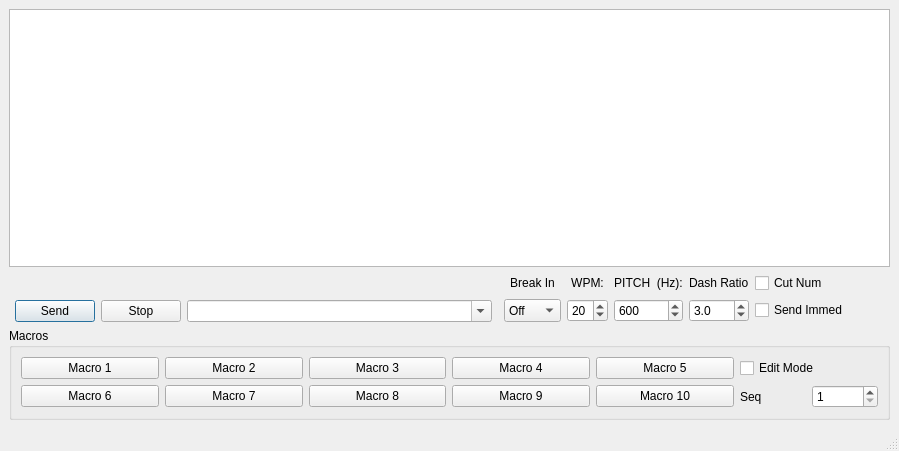
<?xml version="1.0" encoding="UTF-8"?>
<ui version="4.0">
 <class>cwSender</class>
 <widget class="QMainWindow" name="cwSender">
  <property name="geometry">
   <rect>
    <x>0</x>
    <y>0</y>
    <width>835</width>
    <height>451</height>
   </rect>
  </property>
  <property name="windowTitle">
   <string>MainWindow</string>
  </property>
  <property name="toolTip">
   <string>Send the text in the edit box</string>
  </property>
  <widget class="QWidget" name="centralwidget">
   <layout class="QGridLayout" name="gridLayout">
    <item row="4" column="0" colspan="12">
     <widget class="QGroupBox" name="groupBox">
      <property name="title">
       <string>Macros</string>
      </property>
      <layout class="QGridLayout" name="gridLayout_2">
       <item row="0" column="4">
        <widget class="QPushButton" name="macro5btn">
         <property name="toolTip">
          <string>Macro Access Button</string>
         </property>
         <property name="text">
          <string>Macro 5</string>
         </property>
        </widget>
       </item>
       <item row="0" column="1">
        <widget class="QPushButton" name="macro2btn">
         <property name="toolTip">
          <string>Macro Access Button</string>
         </property>
         <property name="text">
          <string>Macro 2</string>
         </property>
        </widget>
       </item>
       <item row="0" column="3">
        <widget class="QPushButton" name="macro4btn">
         <property name="toolTip">
          <string>Macro Access Button</string>
         </property>
         <property name="text">
          <string>Macro 4</string>
         </property>
        </widget>
       </item>
       <item row="0" column="5">
        <widget class="QCheckBox" name="macroEditChk">
         <property name="toolTip">
          <string>Check this box to enter edit mode, where you can then press the macro buttons to edit the macros.</string>
         </property>
         <property name="text">
          <string>Edit Mode</string>
         </property>
        </widget>
       </item>
       <item row="1" column="1">
        <widget class="QPushButton" name="macro7btn">
         <property name="toolTip">
          <string>Macro Access Button</string>
         </property>
         <property name="text">
          <string>Macro 7</string>
         </property>
        </widget>
       </item>
       <item row="0" column="2">
        <widget class="QPushButton" name="macro3btn">
         <property name="toolTip">
          <string>Macro Access Button</string>
         </property>
         <property name="text">
          <string>Macro 3</string>
         </property>
        </widget>
       </item>
       <item row="1" column="0">
        <widget class="QPushButton" name="macro6btn">
         <property name="toolTip">
          <string>Macro Access Button</string>
         </property>
         <property name="text">
          <string>Macro 6</string>
         </property>
        </widget>
       </item>
       <item row="1" column="4">
        <widget class="QPushButton" name="macro10btn">
         <property name="toolTip">
          <string>Macro Access Button</string>
         </property>
         <property name="text">
          <string>Macro 10</string>
         </property>
        </widget>
       </item>
       <item row="1" column="3">
        <widget class="QPushButton" name="macro9btn">
         <property name="toolTip">
          <string>Macro Access Button</string>
         </property>
         <property name="text">
          <string>Macro 9</string>
         </property>
        </widget>
       </item>
       <item row="1" column="2">
        <widget class="QPushButton" name="macro8btn">
         <property name="toolTip">
          <string>Macro Access Button</string>
         </property>
         <property name="text">
          <string>Macro 8</string>
         </property>
        </widget>
       </item>
       <item row="0" column="0">
        <widget class="QPushButton" name="macro1btn">
         <property name="toolTip">
          <string>Macro Access Button</string>
         </property>
         <property name="text">
          <string>Macro 1</string>
         </property>
        </widget>
       </item>
       <item row="1" column="5">
        <layout class="QHBoxLayout" name="horizontalLayout">
         <item>
          <widget class="QLabel" name="label_3">
           <property name="text">
            <string>Seq</string>
           </property>
          </widget>
         </item>
         <item>
          <widget class="QSpinBox" name="sequenceSpin">
           <property name="toolTip">
            <string>&lt;html&gt;&lt;head/&gt;&lt;body&gt;&lt;p&gt;Sequence number, for contests. &lt;/p&gt;&lt;p&gt;Substitute &amp;quot;%1&amp;quot; in your macro text to use it. &lt;/p&gt;&lt;/body&gt;&lt;/html&gt;</string>
           </property>
           <property name="minimum">
            <number>1</number>
           </property>
           <property name="maximum">
            <number>99999</number>
           </property>
          </widget>
         </item>
        </layout>
       </item>
      </layout>
     </widget>
    </item>
    <item row="0" column="0" colspan="12">
     <widget class="QPlainTextEdit" name="transcriptText">
      <property name="focusPolicy">
       <enum>Qt::NoFocus</enum>
      </property>
      <property name="toolTip">
       <string>CW Transmission Transcript</string>
      </property>
      <property name="undoRedoEnabled">
       <bool>false</bool>
      </property>
      <property name="readOnly">
       <bool>true</bool>
      </property>
     </widget>
    </item>
    <item row="1" column="1">
     <layout class="QVBoxLayout" name="verticalLayout">
      <property name="leftMargin">
       <number>0</number>
      </property>
      <property name="topMargin">
       <number>0</number>
      </property>
      <property name="rightMargin">
       <number>0</number>
      </property>
      <property name="bottomMargin">
       <number>0</number>
      </property>
      <item>
       <widget class="QLabel" name="spacerLabel">
        <property name="text">
         <string/>
        </property>
       </widget>
      </item>
      <item>
       <layout class="QHBoxLayout" name="horizontalLayout_2">
        <property name="leftMargin">
         <number>0</number>
        </property>
        <property name="topMargin">
         <number>0</number>
        </property>
        <property name="rightMargin">
         <number>0</number>
        </property>
        <property name="bottomMargin">
         <number>0</number>
        </property>
        <item>
         <widget class="QPushButton" name="sendBtn">
          <property name="text">
           <string>Send</string>
          </property>
          <property name="shortcut">
           <string>Return</string>
          </property>
          <property name="default">
           <bool>true</bool>
          </property>
         </widget>
        </item>
        <item>
         <widget class="QPushButton" name="stopBtn">
          <property name="toolTip">
           <string>Stop sending CW</string>
          </property>
          <property name="text">
           <string>Stop</string>
          </property>
         </widget>
        </item>
        <item>
         <widget class="QComboBox" name="textToSendEdit">
          <property name="sizePolicy">
           <sizepolicy hsizetype="Expanding" vsizetype="Fixed">
            <horstretch>0</horstretch>
            <verstretch>0</verstretch>
           </sizepolicy>
          </property>
          <property name="toolTip">
           <string>Type here to send text as CW</string>
          </property>
          <property name="inputMethodHints">
           <set>Qt::ImhUppercaseOnly</set>
          </property>
          <property name="editable">
           <bool>true</bool>
          </property>
          <property name="currentText">
           <string notr="true"/>
          </property>
          <property name="insertPolicy">
           <enum>QComboBox::InsertAtTop</enum>
          </property>
         </widget>
        </item>
       </layout>
      </item>
     </layout>
    </item>
    <item row="1" column="3" colspan="2">
     <layout class="QGridLayout" name="gridLayout_3">
      <property name="sizeConstraint">
       <enum>QLayout::SetMinimumSize</enum>
      </property>
      <item row="3" column="0">
       <widget class="QComboBox" name="breakinCombo">
        <property name="sizePolicy">
         <sizepolicy hsizetype="MinimumExpanding" vsizetype="Minimum">
          <horstretch>0</horstretch>
          <verstretch>0</verstretch>
         </sizepolicy>
        </property>
        <property name="toolTip">
         <string>&lt;html&gt;&lt;head/&gt;&lt;body&gt;&lt;p&gt;Set the desired break-in mode:&lt;/p&gt;&lt;p&gt;1. None: You must manually key and unkey the radio.&lt;/p&gt;&lt;p&gt;2. Semi: Transmit is automatic and switches to receive at the end of the text.&lt;/p&gt;&lt;p&gt;3. Full: Same as semi, but with breaks between characters when possible.&lt;/p&gt;&lt;/body&gt;&lt;/html&gt;</string>
        </property>
        <item>
         <property name="text">
          <string>Off</string>
         </property>
        </item>
        <item>
         <property name="text">
          <string>Semi</string>
         </property>
        </item>
        <item>
         <property name="text">
          <string>Full</string>
         </property>
        </item>
       </widget>
      </item>
      <item row="1" column="2">
       <widget class="QLabel" name="label_4">
        <property name="text">
         <string>PITCH  (Hz):</string>
        </property>
        <property name="alignment">
         <set>Qt::AlignCenter</set>
        </property>
       </widget>
      </item>
      <item row="1" column="1">
       <widget class="QLabel" name="label">
        <property name="text">
         <string>WPM:</string>
        </property>
        <property name="alignment">
         <set>Qt::AlignCenter</set>
        </property>
       </widget>
      </item>
      <item row="3" column="2">
       <widget class="QSpinBox" name="pitchSpin">
        <property name="sizePolicy">
         <sizepolicy hsizetype="MinimumExpanding" vsizetype="Minimum">
          <horstretch>0</horstretch>
          <verstretch>0</verstretch>
         </sizepolicy>
        </property>
        <property name="minimum">
         <number>300</number>
        </property>
        <property name="maximum">
         <number>900</number>
        </property>
        <property name="singleStep">
         <number>5</number>
        </property>
        <property name="value">
         <number>600</number>
        </property>
       </widget>
      </item>
      <item row="1" column="0">
       <widget class="QLabel" name="label_2">
        <property name="text">
         <string>Break In</string>
        </property>
        <property name="alignment">
         <set>Qt::AlignCenter</set>
        </property>
       </widget>
      </item>
      <item row="3" column="3">
       <widget class="QDoubleSpinBox" name="dashSpin">
        <property name="decimals">
         <number>1</number>
        </property>
        <property name="minimum">
         <double>2.800000000000000</double>
        </property>
        <property name="maximum">
         <double>4.500000000000000</double>
        </property>
        <property name="singleStep">
         <double>0.100000000000000</double>
        </property>
        <property name="stepType">
         <enum>QAbstractSpinBox::DefaultStepType</enum>
        </property>
        <property name="value">
         <double>3.000000000000000</double>
        </property>
       </widget>
      </item>
      <item row="1" column="3">
       <widget class="QLabel" name="label_5">
        <property name="text">
         <string>Dash Ratio</string>
        </property>
       </widget>
      </item>
      <item row="3" column="1">
       <widget class="QSpinBox" name="wpmSpin">
        <property name="sizePolicy">
         <sizepolicy hsizetype="MinimumExpanding" vsizetype="Minimum">
          <horstretch>0</horstretch>
          <verstretch>0</verstretch>
         </sizepolicy>
        </property>
        <property name="toolTip">
         <string>Set the Words Per Minute</string>
        </property>
        <property name="minimum">
         <number>6</number>
        </property>
        <property name="maximum">
         <number>48</number>
        </property>
        <property name="value">
         <number>20</number>
        </property>
       </widget>
      </item>
      <item row="1" column="4">
       <widget class="QCheckBox" name="cutNumbersChk">
        <property name="text">
         <string>Cut Num</string>
        </property>
       </widget>
      </item>
      <item row="3" column="4">
       <widget class="QCheckBox" name="sendImmediateChk">
        <property name="text">
         <string>Send Immed</string>
        </property>
       </widget>
      </item>
     </layout>
    </item>
   </layout>
  </widget>
  <widget class="QStatusBar" name="statusbar"/>
 </widget>
 <resources/>
 <connections/>
</ui>
